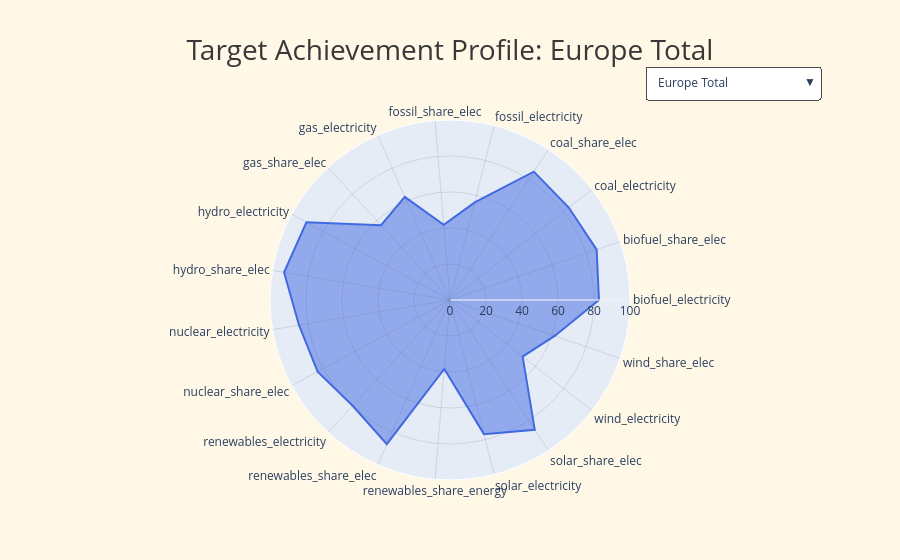

The code cell stored with this chart in its notebook:
### Code cell
# =====================================================================
# 8. RADAR CHART (Europe Total + Country Selector) - FILTER TOP-RIGHT
# =====================================================================
import plotly.graph_objects as go
import pandas as pd
import os

europe_avg = df_valid.groupby('energy_metric')['achievement_score'].mean().reset_index()
europe_avg['country'] = "Europe Total"

# Combine average data with individual country data
radar_combined = pd.concat([
    europe_avg,
    df_valid[['country', 'energy_metric', 'achievement_score']]
])

countries_list = ["Europe Total"] + sorted(df_valid['country'].unique())

fig_radar = go.Figure()

for country in countries_list:
    dff = radar_combined[radar_combined['country'] == country]
    
    metrics_present = dff['energy_metric'].tolist()
    scores_present = dff['achievement_score'].tolist()
    
    # Close the radar polygon
    if len(metrics_present) > 0:
        metrics_present.append(metrics_present[0])
        scores_present.append(scores_present[0])
    
    fig_radar.add_trace(go.Scatterpolar(
        r=scores_present,
        theta=metrics_present,
        fill='toself',
        name=country,
        visible=(country == "Europe Total"),
        marker=dict(color="#4169E1")
    ))

# Build update buttons for each country
buttons_radar = [
    dict(
        label=c,
        method="update",        
        args=[{"visible": [cnt == c for cnt in countries_list]},
              {"title.text": f"Target Achievement Profile: {c}"}] 
    )
    for c in countries_list
]

fig_radar.update_layout(
    polar=dict(
        radialaxis=dict(visible=True, range=[0, 100], gridcolor="rgba(0,0,0,0.1)"),
        angularaxis=dict(gridcolor="rgba(0,0,0,0.1)")
    ),
    title=dict(
        text="Target Achievement Profile: Europe Total",
        x=0.5, xanchor="center",
        font=dict(size=28, color="#383838")
    ),
    paper_bgcolor="#FFF8E7",
    plot_bgcolor="#FFF8E7",
    showlegend=False,
    
    # DROPDOWN POSITIONED TOP-RIGHT
    updatemenus=[dict(
        active=0, buttons=buttons_radar, 
        x=1.0, xanchor="right",
        y=1.15, yanchor="top",
        bgcolor="white", bordercolor="#4c4c4c", borderwidth=1
    )],
    # LABEL "COUNTRY:" ALIGNED TO DROPDOWN
    annotations=[
        dict(
            text="<b>Country:</b>",
            x=0.88, y=1.13,
            xref="paper", yref="paper",
            showarrow=False, xanchor="right", yanchor="middle",
            font=dict(size=14, color="#4c4c4c")
        )
    ],
    margin=dict(t=120)
)

# Show and Save
fig_radar.show()
fig_radar.write_html(os.path.join(output_dir, "26_europe_radar.html"))

### Figure 1 — Plotly figure (JSON) as saved in the notebook; plotly's stock layout.template omitted (floating-point values rounded to 4 significant figures)
{"data": [{"fill": "toself", "marker": {"color": "#4169E1"}, "name": "Europe Total", "r": [82.76, 86.14, 83.62, 85.17, 55.97, 41.98, 62.56, 56.53, 90.71, 93.46, 85.05, 83.62, 79.84, 87.39, 38.43, 76.87, 86.12, 51.15, 61.52, 82.76], "theta": ["biofuel_electricity", "biofuel_share_elec", "coal_electricity", "coal_share_elec", "fossil_electricity", "fossil_share_elec", "gas_electricity", "gas_share_elec", "hydro_electricity", "hydro_share_elec", "nuclear_electricity", "nuclear_share_elec", "renewables_electricity", "renewables_share_elec", "renewables_share_energy", "solar_electricity", "solar_share_elec", "wind_electricity", "wind_share_elec", "biofuel_electricity"], "type": "scatterpolar", "visible": true}, {"fill": "toself", "marker": {"color": "#4169E1"}, "name": "Austria", "r": [100, 100, 53.5, 29.03, 74.43, 51.54, 84.64, 100, 100, 100, 56.84, 67.2, 100], "theta": ["biofuel_electricity", "biofuel_share_elec", "fossil_electricity", "fossil_share_elec", "gas_electricity", "gas_share_elec", "hydro_electricity", "hydro_share_elec", "solar_electricity", "solar_share_elec", "wind_electricity", "wind_share_elec", "biofuel_electricity"], "type": "scatterpolar", "visible": false}, {"fill": "toself", "marker": {"color": "#4169E1"}, "name": "Belgium", "r": [100, 100, 85.14, 100, 100, 56.99, 43.45, 100], "theta": ["gas_electricity", "gas_share_elec", "renewables_share_elec", "solar_electricity", "solar_share_elec", "wind_electricity", "wind_share_elec", "gas_electricity"], "type": "scatterpolar", "visible": false}, {"fill": "toself", "marker": {"color": "#4169E1"}, "name": "Bosnia and Herzegovina", "r": [100, 82.16, 47.48, 51.83, 23.02, 100], "theta": ["biofuel_electricity", "hydro_electricity", "renewables_share_energy", "solar_electricity", "wind_electricity", "biofuel_electricity"], "type": "scatterpolar", "visible": false}, {"fill": "toself", "marker": {"color": "#4169E1"}, "name": "Bulgaria", "r": [0, 0.05907, 100, 79.43, 100, 79.77, 0], "theta": ["fossil_electricity", "fossil_share_elec", "nuclear_electricity", "nuclear_share_elec", "renewables_electricity", "renewables_share_elec", "fossil_electricity"], "type": "scatterpolar", "visible": false}, {"fill": "toself", "marker": {"color": "#4169E1"}, "name": "Croatia", "r": [72.47, 83.2, 100, 80.93, 100, 100, 100, 100, 100, 100, 100, 100, 64.12, 73.26, 72.47], "theta": ["biofuel_electricity", "biofuel_share_elec", "coal_electricity", "coal_share_elec", "gas_electricity", "gas_share_elec", "hydro_electricity", "hydro_share_elec", "nuclear_electricity", "nuclear_share_elec", "solar_electricity", "solar_share_elec", "wind_electricity", "wind_share_elec", "biofuel_electricity"], "type": "scatterpolar", "visible": false}, {"fill": "toself", "marker": {"color": "#4169E1"}, "name": "Cyprus", "r": [43.75, 100, 100, 100, 100, 100, 100, 100, 100, 100, 100, 100, 50, 100, 43.75], "theta": ["biofuel_electricity", "biofuel_share_elec", "coal_electricity", "coal_share_elec", "gas_electricity", "gas_share_elec", "hydro_electricity", "hydro_share_elec", "nuclear_electricity", "nuclear_share_elec", "solar_electricity", "solar_share_elec", "wind_electricity", "wind_share_elec", "biofuel_electricity"], "type": "scatterpolar", "visible": false}, {"fill": "toself", "marker": {"color": "#4169E1"}, "name": "Czechia", "r": [100, 0, 100, 100, 100, 56.61, 14.76, 100], "theta": ["biofuel_electricity", "coal_electricity", "gas_electricity", "hydro_electricity", "nuclear_electricity", "solar_electricity", "wind_electricity", "biofuel_electricity"], "type": "scatterpolar", "visible": false}, {"fill": "toself", "marker": {"color": "#4169E1"}, "name": "Denmark", "r": [100, 100, 100, 100, 100, 100, 100, 100, 100, 100, 47.12, 83.92, 48.01, 85.52, 100], "theta": ["biofuel_electricity", "biofuel_share_elec", "coal_electricity", "coal_share_elec", "gas_electricity", "gas_share_elec", "hydro_electricity", "hydro_share_elec", "nuclear_electricity", "nuclear_share_elec", "solar_electricity", "solar_share_elec", "wind_electricity", "wind_share_elec", "biofuel_electricity"], "type": "scatterpolar", "visible": false}, {"fill": "toself", "marker": {"color": "#4169E1"}, "name": "Estonia", "r": [100, 100, 100, 100, 100, 100, 100, 22.95, 39.77, 100], "theta": ["biofuel_electricity", "biofuel_share_elec", "hydro_electricity", "hydro_share_elec", "renewables_share_elec", "solar_electricity", "solar_share_elec", "wind_electricity", "wind_share_elec", "biofuel_electricity"], "type": "scatterpolar", "visible": false}, {"fill": "toself", "marker": {"color": "#4169E1"}, "name": "Finland", "r": [100, 100, 100, 100, 100, 100, 80.28, 100, 32.67, 37.94, 100, 100, 100], "theta": ["coal_electricity", "coal_share_elec", "gas_electricity", "gas_share_elec", "hydro_electricity", "hydro_share_elec", "nuclear_electricity", "nuclear_share_elec", "solar_electricity", "solar_share_elec", "wind_electricity", "wind_share_elec", "coal_electricity"], "type": "scatterpolar", "visible": false}, {"fill": "toself", "marker": {"color": "#4169E1"}, "name": "France", "r": [39.49, 37.5, 66.19, 57.46, 100, 100, 100, 100, 86.13, 100, 64.49, 68.69, 39.49], "theta": ["fossil_electricity", "fossil_share_elec", "gas_electricity", "gas_share_elec", "hydro_electricity", "hydro_share_elec", "nuclear_electricity", "nuclear_share_elec", "solar_electricity", "solar_share_elec", "wind_electricity", "wind_share_elec", "fossil_electricity"], "type": "scatterpolar", "visible": false}, {"fill": "toself", "marker": {"color": "#4169E1"}, "name": "Germany", "r": [59.51, 85.43, 34.49, 59.51], "theta": ["renewables_electricity", "renewables_share_elec", "renewables_share_energy", "renewables_electricity"], "type": "scatterpolar", "visible": false}, {"fill": "toself", "marker": {"color": "#4169E1"}, "name": "Greece", "r": [9.5, 6.23, 58.86, 59.8, 100, 100, 65.04, 66.15, 9.5], "theta": ["gas_electricity", "gas_share_elec", "hydro_electricity", "hydro_share_elec", "solar_electricity", "solar_share_elec", "wind_electricity", "wind_share_elec", "gas_electricity"], "type": "scatterpolar", "visible": false}, {"fill": "toself", "marker": {"color": "#4169E1"}, "name": "Hungary", "r": [100, 100, 0, 0, 13.31, 0, 87.5, 100, 50.64, 58.52, 100, 100, 100, 21.4, 24.83, 100], "theta": ["biofuel_electricity", "biofuel_share_elec", "coal_electricity", "coal_share_elec", "gas_electricity", "gas_share_elec", "hydro_electricity", "hydro_share_elec", "nuclear_electricity", "nuclear_share_elec", "renewables_share_elec", "solar_electricity", "solar_share_elec", "wind_electricity", "wind_share_elec", "biofuel_electricity"], "type": "scatterpolar", "visible": false}, {"fill": "toself", "marker": {"color": "#4169E1"}, "name": "Ireland", "r": [100, 100, 100, 100, 3.825, 0, 100, 100, 33.32, 34.29, 46.7, 44.67, 60.84, 100], "theta": ["biofuel_electricity", "biofuel_share_elec", "coal_electricity", "coal_share_elec", "gas_electricity", "gas_share_elec", "hydro_electricity", "hydro_share_elec", "renewables_share_energy", "solar_electricity", "solar_share_elec", "wind_electricity", "wind_share_elec", "biofuel_electricity"], "type": "scatterpolar", "visible": false}, {"fill": "toself", "marker": {"color": "#4169E1"}, "name": "Italy", "r": [100, 100, 61.62, 43.32, 89.0, 100, 70.67, 56.84, 65.36, 38.72, 43.35, 100], "theta": ["biofuel_electricity", "biofuel_share_elec", "fossil_electricity", "fossil_share_elec", "hydro_electricity", "hydro_share_elec", "renewables_share_elec", "solar_electricity", "solar_share_elec", "wind_electricity", "wind_share_elec", "biofuel_electricity"], "type": "scatterpolar", "visible": false}, {"fill": "toself", "marker": {"color": "#4169E1"}, "name": "Latvia", "r": [100, 100, 69.11, 74.71, 100, 100, 100, 100, 15.38, 14.61, 100], "theta": ["biofuel_electricity", "biofuel_share_elec", "gas_electricity", "gas_share_elec", "hydro_electricity", "hydro_share_elec", "solar_electricity", "solar_share_elec", "wind_electricity", "wind_share_elec", "biofuel_electricity"], "type": "scatterpolar", "visible": false}, {"fill": "toself", "marker": {"color": "#4169E1"}, "name": "Lithuania", "r": [100, 100, 100, 100, 100, 100, 71.24, 100], "theta": ["hydro_electricity", "hydro_share_elec", "renewables_share_elec", "solar_electricity", "solar_share_elec", "wind_electricity", "wind_share_elec", "hydro_electricity"], "type": "scatterpolar", "visible": false}, {"fill": "toself", "marker": {"color": "#4169E1"}, "name": "Luxembourg", "r": [65.28, 80, 63.06, 61.54, 65.28], "theta": ["biofuel_electricity", "hydro_electricity", "solar_electricity", "wind_electricity", "biofuel_electricity"], "type": "scatterpolar", "visible": false}, {"fill": "toself", "marker": {"color": "#4169E1"}, "name": "Montenegro", "r": [0, 0, 83.82, 50.37, 59.34, 76.56, 100, 100, 72.73, 100, 0], "theta": ["biofuel_electricity", "biofuel_share_elec", "coal_electricity", "coal_share_elec", "hydro_electricity", "hydro_share_elec", "solar_electricity", "solar_share_elec", "wind_electricity", "wind_share_elec", "biofuel_electricity"], "type": "scatterpolar", "visible": false}, {"fill": "toself", "marker": {"color": "#4169E1"}, "name": "Netherlands", "r": [100, 100, 14.77, 41.71, 63.64, 57.14, 100, 100, 100, 100, 61.49, 52.56, 100], "theta": ["coal_electricity", "coal_share_elec", "gas_electricity", "gas_share_elec", "hydro_electricity", "hydro_share_elec", "nuclear_electricity", "nuclear_share_elec", "solar_electricity", "solar_share_elec", "wind_electricity", "wind_share_elec", "coal_electricity"], "type": "scatterpolar", "visible": false}, {"fill": "toself", "marker": {"color": "#4169E1"}, "name": "North Macedonia", "r": [70.48, 70.48], "theta": ["renewables_share_elec", "renewables_share_elec"], "type": "scatterpolar", "visible": false}, {"fill": "toself", "marker": {"color": "#4169E1"}, "name": "Norway", "r": [22, 23.21, 100, 100, 100, 85.94, 100, 100, 12.35, 13.47, 100, 100, 22], "theta": ["biofuel_electricity", "biofuel_share_elec", "coal_electricity", "coal_share_elec", "gas_electricity", "gas_share_elec", "hydro_electricity", "hydro_share_elec", "solar_electricity", "solar_share_elec", "wind_electricity", "wind_share_elec", "biofuel_electricity"], "type": "scatterpolar", "visible": false}, {"fill": "toself", "marker": {"color": "#4169E1"}, "name": "Poland", "r": [100, 100, 54.02, 61.02, 100, 100, 100, 100, 0, 0, 100, 100, 61.01, 58.09, 100], "theta": ["biofuel_electricity", "biofuel_share_elec", "coal_electricity", "coal_share_elec", "gas_electricity", "gas_share_elec", "hydro_electricity", "hydro_share_elec", "nuclear_electricity", "nuclear_share_elec", "solar_electricity", "solar_share_elec", "wind_electricity", "wind_share_elec", "biofuel_electricity"], "type": "scatterpolar", "visible": false}, {"fill": "toself", "marker": {"color": "#4169E1"}, "name": "Portugal", "r": [75.64, 100, 100, 100, 0, 0, 100, 100, 100, 100, 39.79, 62.33, 42.68, 66.8, 75.64], "theta": ["biofuel_electricity", "biofuel_share_elec", "coal_electricity", "coal_share_elec", "gas_electricity", "gas_share_elec", "hydro_electricity", "hydro_share_elec", "nuclear_electricity", "nuclear_share_elec", "solar_electricity", "solar_share_elec", "wind_electricity", "wind_share_elec", "biofuel_electricity"], "type": "scatterpolar", "visible": false}, {"fill": "toself", "marker": {"color": "#4169E1"}, "name": "Romania", "r": [41.58, 57.94, 100, 100, 100, 100, 100, 100, 100, 100, 57.89, 80.51, 34.71, 48.36, 41.58], "theta": ["biofuel_electricity", "biofuel_share_elec", "coal_electricity", "coal_share_elec", "gas_electricity", "gas_share_elec", "hydro_electricity", "hydro_share_elec", "nuclear_electricity", "nuclear_share_elec", "solar_electricity", "solar_share_elec", "wind_electricity", "wind_share_elec", "biofuel_electricity"], "type": "scatterpolar", "visible": false}, {"fill": "toself", "marker": {"color": "#4169E1"}, "name": "Serbia", "r": [100, 100], "theta": ["renewables_share_elec", "renewables_share_elec"], "type": "scatterpolar", "visible": false}, {"fill": "toself", "marker": {"color": "#4169E1"}, "name": "Slovakia", "r": [100, 85.48, 51.02, 0, 100], "theta": ["biofuel_electricity", "hydro_electricity", "solar_electricity", "wind_electricity", "biofuel_electricity"], "type": "scatterpolar", "visible": false}, {"fill": "toself", "marker": {"color": "#4169E1"}, "name": "Slovenia", "r": [100, 100, 100, 100, 100, 100, 100, 100, 100, 100, 100, 100, 68.09, 76.57, 2.778, 3.261, 100], "theta": ["biofuel_electricity", "biofuel_share_elec", "coal_electricity", "fossil_electricity", "fossil_share_elec", "gas_electricity", "hydro_electricity", "hydro_share_elec", "nuclear_electricity", "nuclear_share_elec", "renewables_electricity", "renewables_share_elec", "solar_electricity", "solar_share_elec", "wind_electricity", "wind_share_elec", "biofuel_electricity"], "type": "scatterpolar", "visible": false}, {"fill": "toself", "marker": {"color": "#4169E1"}, "name": "Spain", "r": [100, 100, 100, 100, 0, 0, 89.5, 100, 100, 100, 100, 100, 61.74, 62.08, 100], "theta": ["biofuel_electricity", "biofuel_share_elec", "coal_electricity", "coal_share_elec", "gas_electricity", "gas_share_elec", "hydro_electricity", "hydro_share_elec", "nuclear_electricity", "nuclear_share_elec", "solar_electricity", "solar_share_elec", "wind_electricity", "wind_share_elec", "biofuel_electricity"], "type": "scatterpolar", "visible": false}, {"fill": "toself", "marker": {"color": "#4169E1"}, "name": "Sweden", "r": [100, 100, 100, 100, 76.55, 100], "theta": ["biofuel_electricity", "hydro_electricity", "nuclear_electricity", "solar_electricity", "wind_electricity", "biofuel_electricity"], "type": "scatterpolar", "visible": false}, {"fill": "toself", "marker": {"color": "#4169E1"}, "name": "Switzerland", "r": [100, 100, 87.46, 77.59, 100, 100, 100, 100, 30, 26.32, 100], "theta": ["biofuel_electricity", "biofuel_share_elec", "hydro_electricity", "hydro_share_elec", "nuclear_electricity", "nuclear_share_elec", "solar_electricity", "solar_share_elec", "wind_electricity", "wind_share_elec", "biofuel_electricity"], "type": "scatterpolar", "visible": false}, {"fill": "toself", "marker": {"color": "#4169E1"}, "name": "Turkey", "r": [81.18, 72.3, 78.45, 0, 0, 100, 100, 100, 100, 81.18], "theta": ["fossil_electricity", "hydro_electricity", "hydro_share_elec", "nuclear_electricity", "nuclear_share_elec", "solar_electricity", "solar_share_elec", "wind_electricity", "wind_share_elec", "fossil_electricity"], "type": "scatterpolar", "visible": false}, {"fill": "toself", "marker": {"color": "#4169E1"}, "name": "United Kingdom", "r": [100, 100, 0, 0, 100, 100, 59.85, 69.85, 48.36, 42.76, 100], "theta": ["coal_electricity", "coal_share_elec", "gas_electricity", "gas_share_elec", "nuclear_electricity", "nuclear_share_elec", "renewables_electricity", "renewables_share_elec", "solar_electricity", "wind_electricity", "coal_electricity"], "type": "scatterpolar", "visible": false}], "layout": {"annotations": [{"font": {"color": "#4c4c4c", "size": 14}, "showarrow": false, "text": "<b>Country:</b>", "x": 0.88, "xanchor": "right", "xref": "paper", "y": 1.13, "yanchor": "middle", "yref": "paper"}], "margin": {"t": 120}, "paper_bgcolor": "#FFF8E7", "plot_bgcolor": "#FFF8E7", "polar": {"angularaxis": {"gridcolor": "rgba(0,0,0,0.1)"}, "radialaxis": {"gridcolor": "rgba(0,0,0,0.1)", "range": [0, 100], "visible": true}}, "showlegend": false, "title": {"font": {"color": "#383838", "size": 28}, "text": "Target Achievement Profile: Europe Total", "x": 0.5, "xanchor": "center"}, "updatemenus": [{"active": 0, "bgcolor": "white", "bordercolor": "#4c4c4c", "borderwidth": 1, "buttons": [{"args": [{"visible": [true, false, false, false, false, false, false, false, false, false, false, false, false, false, false, false, false, false, false, false, false, false, false, false, false, false, false, false, false, false, false, false, false, false, false]}, {"title.text": "Target Achievement Profile: Europe Total"}], "label": "Europe Total", "method": "update"}, {"args": [{"visible": [false, true, false, false, false, false, false, false, false, false, false, false, false, false, false, false, false, false, false, false, false, false, false, false, false, false, false, false, false, false, false, false, false, false, false]}, {"title.text": "Target Achievement Profile: Austria"}], "label": "Austria", "method": "update"}, {"args": [{"visible": [false, false, true, false, false, false, false, false, false, false, false, false, false, false, false, false, false, false, false, false, false, false, false, false, false, false, false, false, false, false, false, false, false, false, false]}, {"title.text": "Target Achievement Profile: Belgium"}], "label": "Belgium", "method": "update"}, {"args": [{"visible": [false, false, false, true, false, false, false, false, false, false, false, false, false, false, false, false, false, false, false, false, false, false, false, false, false, false, false, false, false, false, false, false, false, false, false]}, {"title.text": "Target Achievement Profile: Bosnia and Herzegovina"}], "label": "Bosnia and Herzegovina", "method": "update"}, {"args": [{"visible": [false, false, false, false, true, false, false, false, false, false, false, false, false, false, false, false, false, false, false, false, false, false, false, false, false, false, false, false, false, false, false, false, false, false, false]}, {"title.text": "Target Achievement Profile: Bulgaria"}], "label": "Bulgaria", "method": "update"}, {"args": [{"visible": [false, false, false, false, false, true, false, false, false, false, false, false, false, false, false, false, false, false, false, false, false, false, false, false, false, false, false, false, false, false, false, false, false, false, false]}, {"title.text": "Target Achievement Profile: Croatia"}], "label": "Croatia", "method": "update"}, {"args": [{"visible": [false, false, false, false, false, false, true, false, false, false, false, false, false, false, false, false, false, false, false, false, false, false, false, false, false, false, false, false, false, false, false, false, false, false, false]}, {"title.text": "Target Achievement Profile: Cyprus"}], "label": "Cyprus", "method": "update"}, {"args": [{"visible": [false, false, false, false, false, false, false, true, false, false, false, false, false, false, false, false, false, false, false, false, false, false, false, false, false, false, false, false, false, false, false, false, false, false, false]}, {"title.text": "Target Achievement Profile: Czechia"}], "label": "Czechia", "method": "update"}, {"args": [{"visible": [false, false, false, false, false, false, false, false, true, false, false, false, false, false, false, false, false, false, false, false, false, false, false, false, false, false, false, false, false, false, false, false, false, false, false]}, {"title.text": "Target Achievement Profile: Denmark"}], "label": "Denmark", "method": "update"}, {"args": [{"visible": [false, false, false, false, false, false, false, false, false, true, false, false, false, false, false, false, false, false, false, false, false, false, false, false, false, false, false, false, false, false, false, false, false, false, false]}, {"title.text": "Target Achievement Profile: Estonia"}], "label": "Estonia", "method": "update"}, {"args": [{"visible": [false, false, false, false, false, false, false, false, false, false, true, false, false, false, false, false, false, false, false, false, false, false, false, false, false, false, false, false, false, false, false, false, false, false, false]}, {"title.text": "Target Achievement Profile: Finland"}], "label": "Finland", "method": "update"}, {"args": [{"visible": [false, false, false, false, false, false, false, false, false, false, false, true, false, false, false, false, false, false, false, false, false, false, false, false, false, false, false, false, false, false, false, false, false, false, false]}, {"title.text": "Target Achievement Profile: France"}], "label": "France", "method": "update"}, {"args": [{"visible": [false, false, false, false, false, false, false, false, false, false, false, false, true, false, false, false, false, false, false, false, false, false, false, false, false, false, false, false, false, false, false, false, false, false, false]}, {"title.text": "Target Achievement Profile: Germany"}], "label": "Germany", "method": "update"}, {"args": [{"visible": [false, false, false, false, false, false, false, false, false, false, false, false, false, true, false, false, false, false, false, false, false, false, false, false, false, false, false, false, false, false, false, false, false, false, false]}, {"title.text": "Target Achievement Profile: Greece"}], "label": "Greece", "method": "update"}, {"args": [{"visible": [false, false, false, false, false, false, false, false, false, false, false, false, false, false, true, false, false, false, false, false, false, false, false, false, false, false, false, false, false, false, false, false, false, false, false]}, {"title.text": "Target Achievement Profile: Hungary"}], "label": "Hungary", "method": "update"}, {"args": [{"visible": [false, false, false, false, false, false, false, false, false, false, false, false, false, false, false, true, false, false, false, false, false, false, false, false, false, false, false, false, false, false, false, false, false, false, false]}, {"title.text": "Target Achievement Profile: Ireland"}], "label": "Ireland", "method": "update"}, {"args": [{"visible": [false, false, false, false, false, false, false, false, false, false, false, false, false, false, false, false, true, false, false, false, false, false, false, false, false, false, false, false, false, false, false, false, false, false, false]}, {"title.text": "Target Achievement Profile: Italy"}], "label": "Italy", "method": "update"}, {"args": [{"visible": [false, false, false, false, false, false, false, false, false, false, false, false, false, false, false, false, false, true, false, false, false, false, false, false, false, false, false, false, false, false, false, false, false, false, false]}, {"title.text": "Target Achievement Profile: Latvia"}], "label": "Latvia", "method": "update"}, {"args": [{"visible": [false, false, false, false, false, false, false, false, false, false, false, false, false, false, false, false, false, false, true, false, false, false, false, false, false, false, false, false, false, false, false, false, false, false, false]}, {"title.text": "Target Achievement Profile: Lithuania"}], "label": "Lithuania", "method": "update"}, {"args": [{"visible": [false, false, false, false, false, false, false, false, false, false, false, false, false, false, false, false, false, false, false, true, false, false, false, false, false, false, false, false, false, false, false, false, false, false, false]}, {"title.text": "Target Achievement Profile: Luxembourg"}], "label": "Luxembourg", "method": "update"}, {"args": [{"visible": [false, false, false, false, false, false, false, false, false, false, false, false, false, false, false, false, false, false, false, false, true, false, false, false, false, false, false, false, false, false, false, false, false, false, false]}, {"title.text": "Target Achievement Profile: Montenegro"}], "label": "Montenegro", "method": "update"}, {"args": [{"visible": [false, false, false, false, false, false, false, false, false, false, false, false, false, false, false, false, false, false, false, false, false, true, false, false, false, false, false, false, false, false, false, false, false, false, false]}, {"title.text": "Target Achievement Profile: Netherlands"}], "label": "Netherlands", "method": "update"}, {"args": [{"visible": [false, false, false, false, false, false, false, false, false, false, false, false, false, false, false, false, false, false, false, false, false, false, true, false, false, false, false, false, false, false, false, false, false, false, false]}, {"title.text": "Target Achievement Profile: North Macedonia"}], "label": "North Macedonia", "method": "update"}, {"args": [{"visible": [false, false, false, false, false, false, false, false, false, false, false, false, false, false, false, false, false, false, false, false, false, false, false, true, false, false, false, false, false, false, false, false, false, false, false]}, {"title.text": "Target Achievement Profile: Norway"}], "label": "Norway", "method": "update"}, {"args": [{"visible": [false, false, false, false, false, false, false, false, false, false, false, false, false, false, false, false, false, false, false, false, false, false, false, false, true, false, false, false, false, false, false, false, false, false, false]}, {"title.text": "Target Achievement Profile: Poland"}], "label": "Poland", "method": "update"}, {"args": [{"visible": [false, false, false, false, false, false, false, false, false, false, false, false, false, false, false, false, false, false, false, false, false, false, false, false, false, true, false, false, false, false, false, false, false, false, false]}, {"title.text": "Target Achievement Profile: Portugal"}], "label": "Portugal", "method": "update"}, {"args": [{"visible": [false, false, false, false, false, false, false, false, false, false, false, false, false, false, false, false, false, false, false, false, false, false, false, false, false, false, true, false, false, false, false, false, false, false, false]}, {"title.text": "Target Achievement Profile: Romania"}], "label": "Romania", "method": "update"}, {"args": [{"visible": [false, false, false, false, false, false, false, false, false, false, false, false, false, false, false, false, false, false, false, false, false, false, false, false, false, false, false, true, false, false, false, false, false, false, false]}, {"title.text": "Target Achievement Profile: Serbia"}], "label": "Serbia", "method": "update"}, {"args": [{"visible": [false, false, false, false, false, false, false, false, false, false, false, false, false, false, false, false, false, false, false, false, false, false, false, false, false, false, false, false, true, false, false, false, false, false, false]}, {"title.text": "Target Achievement Profile: Slovakia"}], "label": "Slovakia", "method": "update"}, {"args": [{"visible": [false, false, false, false, false, false, false, false, false, false, false, false, false, false, false, false, false, false, false, false, false, false, false, false, false, false, false, false, false, true, false, false, false, false, false]}, {"title.text": "Target Achievement Profile: Slovenia"}], "label": "Slovenia", "method": "update"}, {"args": [{"visible": [false, false, false, false, false, false, false, false, false, false, false, false, false, false, false, false, false, false, false, false, false, false, false, false, false, false, false, false, false, false, true, false, false, false, false]}, {"title.text": "Target Achievement Profile: Spain"}], "label": "Spain", "method": "update"}, {"args": [{"visible": [false, false, false, false, false, false, false, false, false, false, false, false, false, false, false, false, false, false, false, false, false, false, false, false, false, false, false, false, false, false, false, true, false, false, false]}, {"title.text": "Target Achievement Profile: Sweden"}], "label": "Sweden", "method": "update"}, {"args": [{"visible": [false, false, false, false, false, false, false, false, false, false, false, false, false, false, false, false, false, false, false, false, false, false, false, false, false, false, false, false, false, false, false, false, true, false, false]}, {"title.text": "Target Achievement Profile: Switzerland"}], "label": "Switzerland", "method": "update"}, {"args": [{"visible": [false, false, false, false, false, false, false, false, false, false, false, false, false, false, false, false, false, false, false, false, false, false, false, false, false, false, false, false, false, false, false, false, false, true, false]}, {"title.text": "Target Achievement Profile: Turkey"}], "label": "Turkey", "method": "update"}, {"args": [{"visible": [false, false, false, false, false, false, false, false, false, false, false, false, false, false, false, false, false, false, false, false, false, false, false, false, false, false, false, false, false, false, false, false, false, false, true]}, {"title.text": "Target Achievement Profile: United Kingdom"}], "label": "United Kingdom", "method": "update"}], "x": 1, "xanchor": "right", "y": 1.15, "yanchor": "top"}]}}
